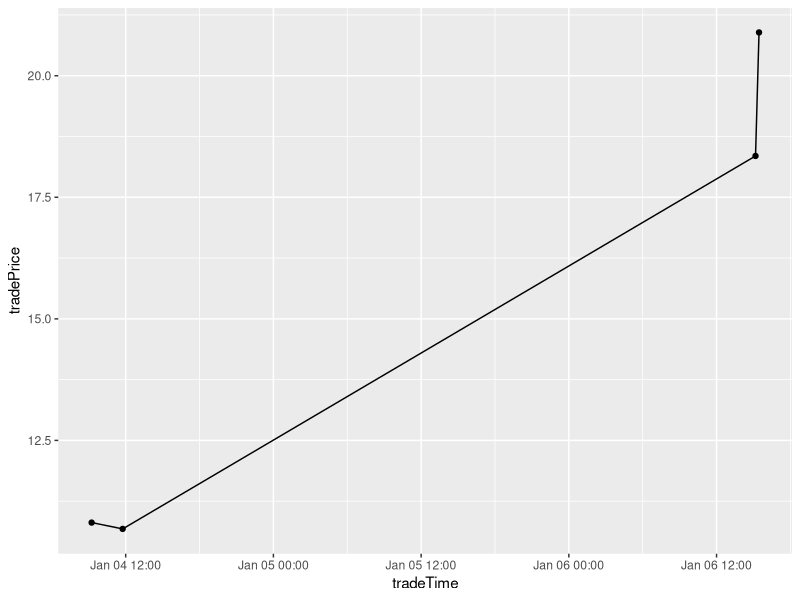
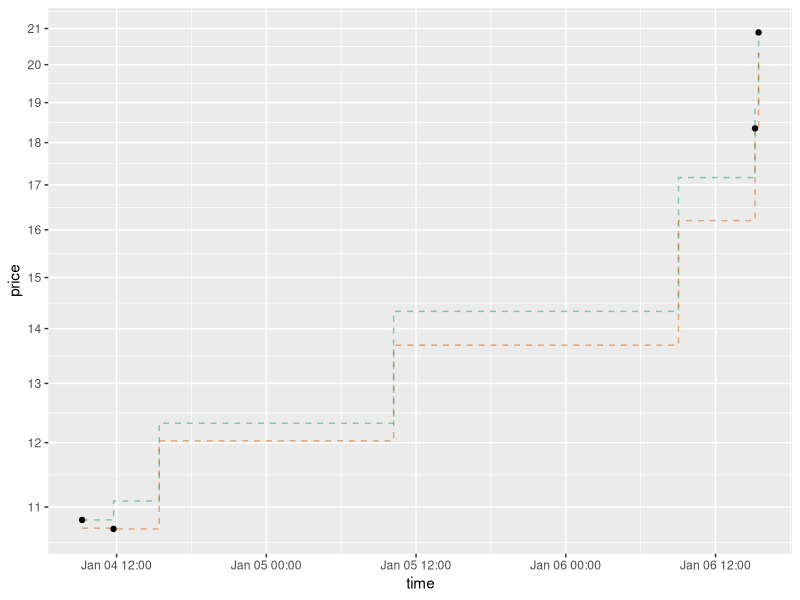
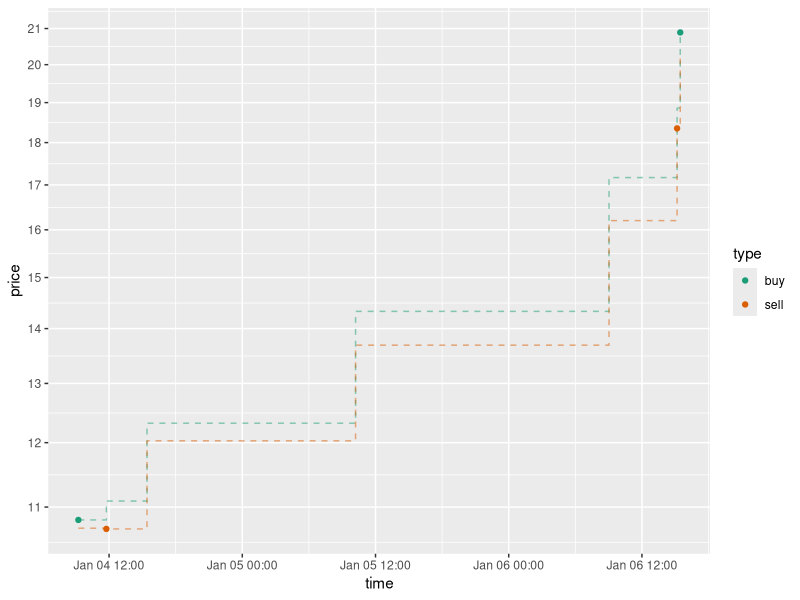
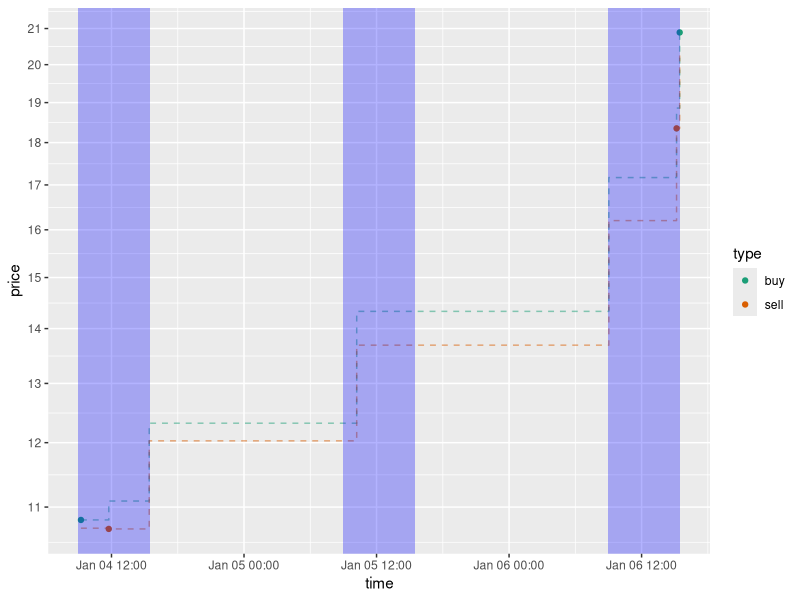
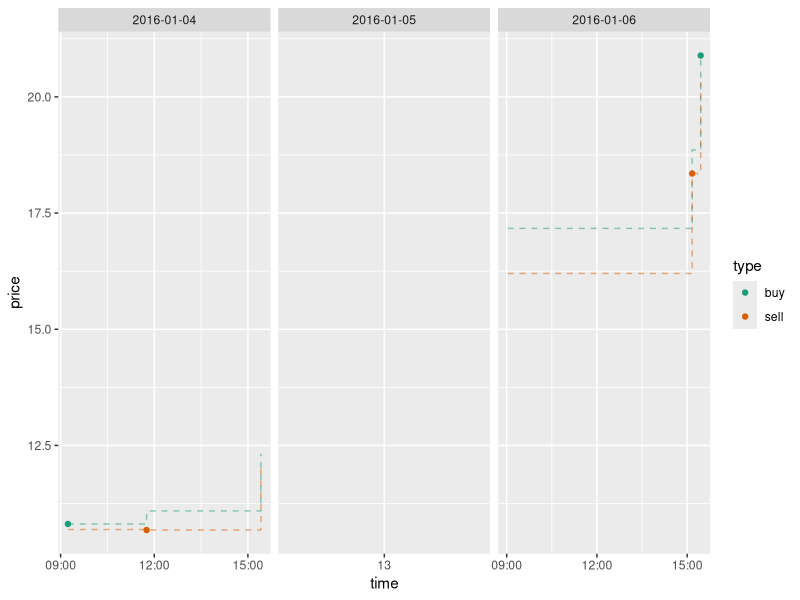
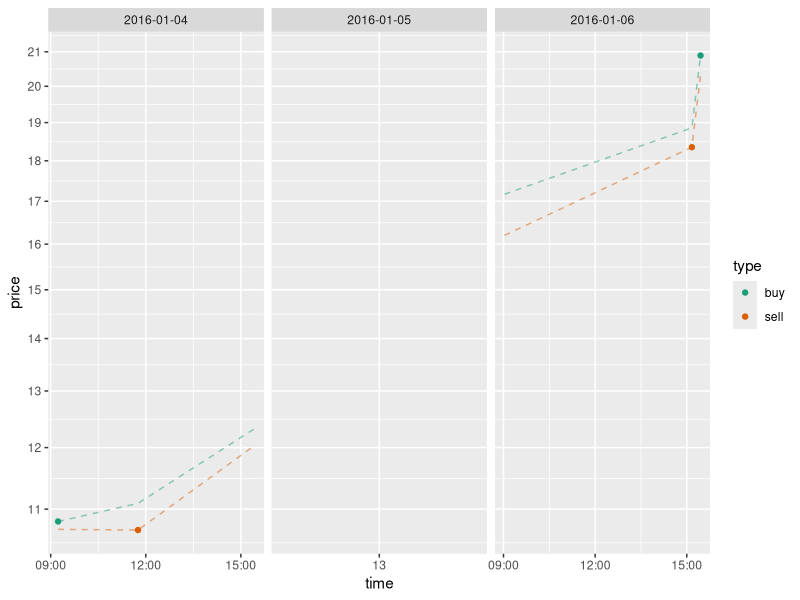
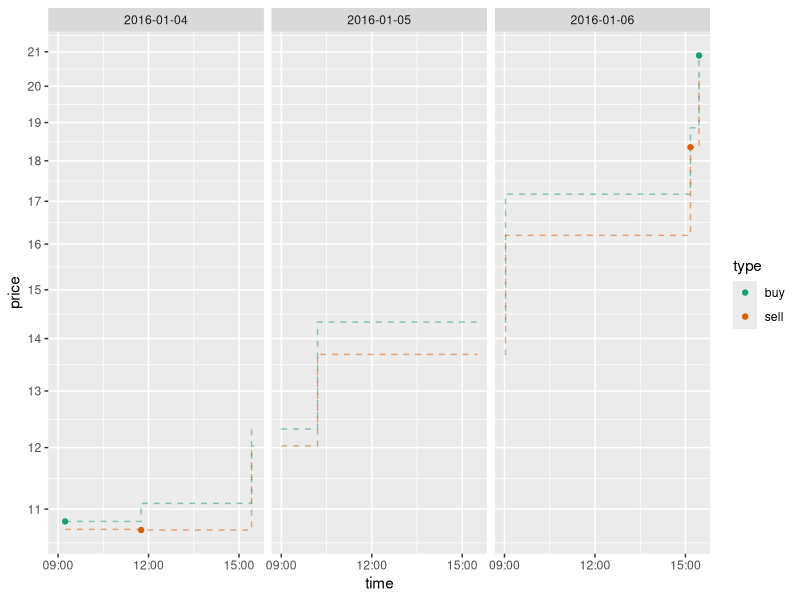

The R source for these figures, in order:
## ---- chunk 1
library('ggplot2')
library('dplyr')
library('tidyr')

# create a small example
set.seed(32535)
quotes <- data.frame(
  quoteTime=strptime(c(
    '2016-01-04 09:14:00','2016-01-04 11:45:17', '2016-01-04 15:25:00',
    '2016-01-05 10:12:13',
    '2016-01-06 09:02:00','2016-01-06 15:10:00', '2016-01-06 15:27:00'
  ),'%Y-%m-%d %H:%M:%S'),
  stringsAsFactors=FALSE
)
quotes$date <- as.Date(quotes$quoteTime)
quotes$askPrice <- round(10*exp(0.1*(seq_len(nrow(quotes)) + cumsum(rnorm(nrow(quotes))))),
                         digits=2)
quotes$bidPrice <- round(quotes$askPrice - (0.1+runif(nrow(quotes))),
                         digits=2)

trades <- data.frame(tradeTime=quotes$quoteTime,
                     date=as.Date(quotes$quoteTime),
                     tradePrice=ifelse(runif(nrow(quotes))>0.5,quotes$askPrice,quotes$bidPrice),
  stringsAsFactors=FALSE)
trades <- trades[runif(nrow(trades))>0.5,]
trades$quantity <- 100*(1+sample.int(5,nrow(trades),replace=TRUE))

breaks <- (floor(min(quotes$bidPrice,trades$tradePrice))-1):(ceiling(max(quotes$askPrice,trades$tradePrice))+1)

#' Find each value known at or before a given time.
#' 
#' Useful for filling in irregular time observations.
#'
#' @param startValue numeric scalar value to use until we see data.
#' @param dataTimes vector non-decreasing times we have data.
#' @param dataValues vector same length as dataTimes, values known at times.
#' @param measurementTimes vector non-decreasing times we want measurement for.
#' @return vector of values known at measurementTimes
lastKnownValue <- function(startValue,dataTimes,dataValues,measurementTimes) {
  measurementValues <- numeric(length(measurementTimes))
  lastValue <- startValue
  nextI <- 1
  for(j in seq_len(length(measurementTimes))) {
    while((nextI<=length(dataTimes))&&(dataTimes[[nextI]]<=measurementTimes[[j]])) {
      lastValue <- dataValues[[nextI]]
      nextI <- nextI + 1
    }
    measurementValues[[j]] <- lastValue
  }
  measurementValues
}

# build a structure showing market open hours
openTime <- '09:00:00'
closeTime <- '15:30:00'
dates <- sort(unique(quotes$date))
rbind(
  data.frame(
    time=strptime(paste(dates,openTime),'%Y-%m-%d %H:%M:%S'),
    what='open',
    stringsAsFactors=FALSE),
   data.frame(
    time=strptime(paste(dates,closeTime),'%Y-%m-%d %H:%M:%S'),
    what='close',
    stringsAsFactors=FALSE)) %>% arrange(time) -> openClose
openClose$date <- as.Date(openClose$time)
openClose$askPrice <- 
  lastKnownValue(NA,quotes$quoteTime,quotes$askPrice,openClose$time)
openClose$bidPrice <- 
  lastKnownValue(NA,quotes$quoteTime,quotes$bidPrice,openClose$time)
openClose %>% select(date,time,what,askPrice,bidPrice) -> openClose
## ---- chunk 2
print(quotes)
print(trades)
## ---- chunk 3
ggplot(data=trades,aes(x=tradeTime,y=tradePrice)) + 
  geom_line() + geom_point()
## ---- chunk 4
ggplot() + 
  geom_step(data=quotes,mapping=aes(x=quoteTime,y=askPrice),
            linetype=2,color='#1b9e77',alpha=0.5) + 
  geom_step(data=quotes,mapping=aes(x=quoteTime,y=bidPrice),
            linetype=2,color='#d95f02',alpha=0.5) +
  geom_point(data=trades,mapping=(aes(x=tradeTime,y=tradePrice))) +
  ylab('price') + xlab('time') + scale_y_log10(breaks=breaks)
## ---- chunk 5
mids <- (lastKnownValue(NA,quotes$quoteTime,quotes$askPrice,trades$tradeTime)+
          lastKnownValue(NA,quotes$quoteTime,quotes$bidPrice,trades$tradeTime))/2
trades$type <- ifelse(trades$tradePrice>=mids,'buy','sell')

ggplot() + 
  geom_step(data=quotes,mapping=aes(x=quoteTime,y=askPrice),
            linetype=2,color='#1b9e77',alpha=0.5) + 
  geom_step(data=quotes,mapping=aes(x=quoteTime,y=bidPrice),
            linetype=2,color='#d95f02',alpha=0.5) +
  geom_point(data=trades,mapping=(aes(x=tradeTime,y=tradePrice,color=type))) +
  ylab('price') + xlab('time') +  scale_y_log10(breaks=breaks) +
  scale_color_brewer(palette = 'Dark2')
## ---- chunk 6
print(openClose)

openClose %>% select(date,time,what) %>% spread(what,time) -> marketHours

ggplot() + 
  geom_step(data=quotes,mapping=aes(x=quoteTime,y=askPrice),
            linetype=2,color='#1b9e77',alpha=0.5) + 
  geom_step(data=quotes,mapping=aes(x=quoteTime,y=bidPrice),
            linetype=2,color='#d95f02',alpha=0.5) +
  geom_point(data=trades,mapping=(aes(x=tradeTime,y=tradePrice,color=type))) +
  geom_rect(data=marketHours,
            mapping=aes(xmin=open,xmax=close,ymin=0,ymax=Inf),
            fill='blue',alpha=0.3) +
  ylab('price') + xlab('time') +   scale_y_log10(breaks=breaks) +
  scale_color_brewer(palette = 'Dark2')
## ---- chunk 7
ggplot() + 
  geom_step(data=quotes,mapping=aes(x=quoteTime,y=askPrice),
            linetype=2,color='#1b9e77',alpha=0.5) + 
  geom_step(data=quotes,mapping=aes(x=quoteTime,y=bidPrice),
            linetype=2,color='#d95f02',alpha=0.5) +
  geom_point(data=trades,mapping=(aes(x=tradeTime,y=tradePrice,color=type))) +
   facet_wrap(~date,scale='free_x') +
  ylab('price') + xlab('time') + scale_color_brewer(palette = 'Dark2')
## ---- chunk 8
ggplot() + 
  geom_line(data=quotes,mapping=aes(x=quoteTime,y=askPrice),
            linetype=2,color='#1b9e77',alpha=0.5) + 
  geom_line(data=quotes,mapping=aes(x=quoteTime,y=bidPrice),
            linetype=2,color='#d95f02',alpha=0.5) +
  geom_point(data=trades,mapping=(aes(x=tradeTime,y=tradePrice,color=type))) +
   facet_wrap(~date,scale='free_x') +
  ylab('price') + xlab('time') +   scale_y_log10(breaks=breaks) +
  scale_color_brewer(palette = 'Dark2')
## ---- chunk 9
openClose %>% mutate(quoteTime=time) %>% 
  bind_rows(quotes) %>%
  arrange(time) %>% 
  select(date,askPrice,bidPrice,quoteTime) -> joinedData

ggplot() + 
  geom_step(data=joinedData,mapping=aes(x=quoteTime,y=askPrice),
            linetype=2,color='#1b9e77',alpha=0.5) + 
  geom_step(data=joinedData,mapping=aes(x=quoteTime,y=bidPrice),
            linetype=2,color='#d95f02',alpha=0.5) +
  geom_point(data=trades,mapping=(aes(x=tradeTime,y=tradePrice,color=type))) +
   facet_wrap(~date,scale='free_x') +
  ylab('price') + xlab('time') +   scale_y_log10(breaks=breaks) +
  scale_color_brewer(palette = 'Dark2')
